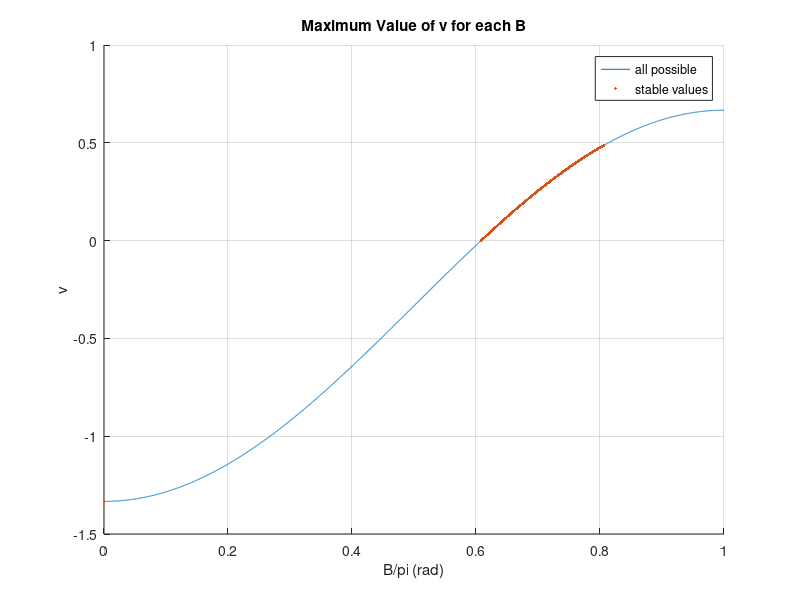

The MATLAB script that drew this image:
%% CFD Take home final
% By Rebecca Garcia rag315
j = sqrt(-1);        % imaginary
B = 0:.001:pi;       % Beta
B = B';              
% Initializing Matrices
v = zeros(length(B),1); zeta = zeros(length(B),1);
k = 1;  % counter
for i = 1:length(B)
v(i,:) = (2/3) - cos(B(i))-1;   % Maximum allowable value for v
z = 1 - .5*v(i,:)*(3-4*cos(B(i,:))+cos(2*B(i,:))+2*j*sin(B(i,:))*(2-cos(B(i,:))));
% Tracking Stable Values
if abs(z) <= 1
    zeta(i,:) = abs(z);
    range(k,:) = [B(i,:)/pi v(i,:) abs(z)]; % Normalizing B to pi
    k = k+1;    
elseif abs(z) > 1
    zeta(i,:) = NaN;
end


end
%% Plot
figure(3)
hold on, grid on
title('Maximum Value of v for each B')
xlabel('B/pi (rad)');ylabel('v')
plot(B/pi,v)
plot(range(:,1),range(:,2),'.')
legend('all possible','stable values')